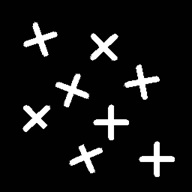
#> input picture image/plus.jpg, 192 x 192 px
$ python draw_contours.py
#> lines starting #> are read from the running program, lines starting #| are printed output that depends on the picture; after the words box and inside, x2 and y2 are one past the last pixel; in counts of white or black regions, pixels touching at a corner belong together
import cv2
import matplotlib.pyplot as plt

# Read the image in color
img = cv2.imread("../image/plus.jpg", 1)
#> img is the input picture: shape (192, 192, 3); min 0, max 255, mean 21.4

# Make multiple copies for different drawings
img1 = img.copy()   # for all contours
img2 = img.copy()   # for 4th contour
img3 = img.copy()   # for 6th and 7th contours

# Convert to grayscale
img_gray = cv2.cvtColor(img, cv2.COLOR_BGR2GRAY)

# Apply binary threshold
ret, thresh = cv2.threshold(img_gray, 50, 255, cv2.THRESH_BINARY)
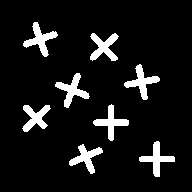
#> thresh: shape (192, 192); 9% white; 8 white regions

# Find contours
contours, hierarchy = cv2.findContours(thresh, cv2.RETR_TREE, cv2.CHAIN_APPROX_SIMPLE)
#> contours = 8 contours; box (x1, y1, x2, y2) and area: (90, 33, 119, 61) 370, (55, 73, 90, 108) 366, (23, 22, 58, 57) 365, (124, 64, 160, 100) 360, (93, 104, 129, 141) 348, (139, 141, 175, 177) 347, (22, 105, 51, 132) 343, (69, 144, 103, 174) 336

# Draw all contours in green
cv2.drawContours(img1, contours, -1, (0, 255, 0), 2)
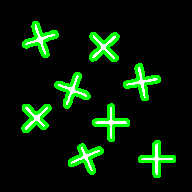
#> img1: shape (192, 192, 3); 9.37% of pixels changed, all inside (x1, y1, x2, y2) = (21, 21, 176, 178)

# Draw 4th contour (index 3) in blue
cv2.drawContours(img2, contours, 3, (255, 0, 0), 2)
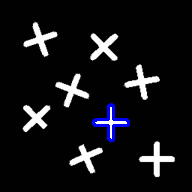
#> img2: shape (192, 192, 3); 1.1% of pixels changed, all inside (x1, y1, x2, y2) = (92, 103, 130, 142)

# Draw 6th and 7th contours (index 5 and 6) in red
cnt  = contours[5]
#> cnt = contour of 65 points, box (x1, y1, x2, y2) (124, 64, 160, 100), area 360
cnt1 = contours[6]
#> cnt1 = contour of 39 points, box (x1, y1, x2, y2) (90, 33, 119, 61), area 370
cv2.drawContours(img3, [cnt], 0, (0, 0, 255), 2)
cv2.drawContours(img3, [cnt1], -1, (0, 0, 255), 2)
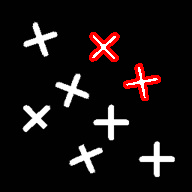
#> img3: shape (192, 192, 3); mean B, G, R 18.2, 18.2, 24.4

img_rgb      = cv2.cvtColor(img, cv2.COLOR_BGR2RGB)
img1_rgb     = cv2.cvtColor(img1, cv2.COLOR_BGR2RGB)
img2_rgb     = cv2.cvtColor(img2, cv2.COLOR_BGR2RGB)
img3_rgb     = cv2.cvtColor(img3, cv2.COLOR_BGR2RGB)

# Display using matplotlib
titles = ['Original Image', 'All Contours', '4th Contour', '6th and 7th contours']
images = [img_rgb, img1_rgb, img2_rgb, img3_rgb]

plt.figure(figsize=(10, 6))
for i in range(4):
    plt.subplot(2, 2, i+1)
    plt.imshow(images[i])
    plt.title(titles[i])
    plt.axis('off')

plt.tight_layout()
plt.show()
